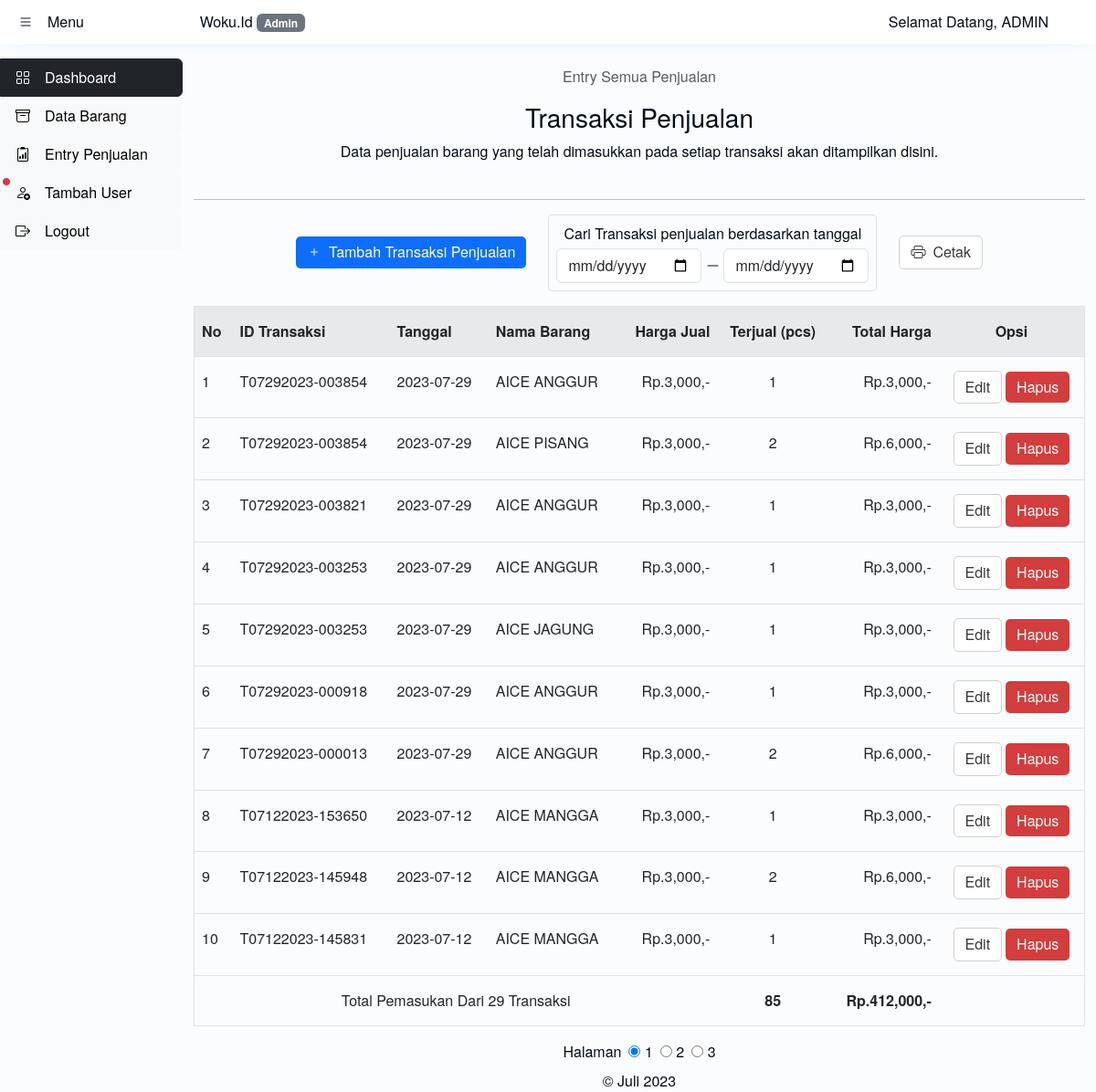
The app's page /barang_laku.php (signed in) with its own data.
### tables this page shows
CREATE TABLE `barang_laku` (
  `id_transaksi` varchar(20) NOT NULL,
  `tanggal` date NOT NULL,
  `nama` text NOT NULL,
  `jumlah` int(11) NOT NULL,
  `harga` int(11) NOT NULL,
  `total_harga` int(20) NOT NULL,
  `laba` int(11) NOT NULL,
  `id` int(11) NOT NULL
);

### barang_laku.php (the view, shortened to what this page needs)
<?php
include 'header.php';
$koneksi = mysqli_connect('localhost','root','','projectweb');
?>
<div class="data-barang">
	<main>
		<section>
			<div class="text-center py-4">
				<nav class="d-flex justify-content-center" style="--bs-breadcrumb-divider: '>';" aria-label="breadcrumb">
					<ol class="breadcrumb">
						<li class="breadcrumb-item active" aria-current="page">Entry Semua Penjualan</li>
					</ol>
				</nav>
				<h3>Transaksi Penjualan</h3>
				<div>Data penjualan barang yang telah dimasukkan pada setiap transaksi akan ditampilkan disini.</div>
			</div>
		</section>
		<hr>
		<section class="my-3">
			<div class="d-flex gap-2 gap-md-4 justify-content-center align-items-center">
				<div class="">
					<button id="btnDesktop" data-bs-toggle="modal" data-bs-target="#myModal" class="d-none d-md-inline-flex buttonku-1-primary align-items-center gap-2"><i class="bi-plus"></i> Tambah Transaksi Penjualan</button>
				</div>
				<div class="d-flex flex-column align-items-center justify-content-center gap-1 border border-1 p-2 rounded-1">
					<div>Cari Transaksi penjualan berdasarkan tanggal</div>
					<div class="d-flex align-items-center justify-content-center gap-1">
						<form action="" method="get">
							<input type="date" id="dateStart" name="dateStart" class="form-control" onchange="this.form.submit(), localStorage.setItem('dateStart', document.getElementById('dateStart').value)">
						</form>
						<i class="bi bi-dash-lg"></i>
						<form action="" method="get">
							<input type="date" id="dateEnd" name="dateEnd" class="form-control" onchange="this.form.submit(),localStorage.setItem('dateEnd', document.getElementById('dateEnd').value)">
						</form>
					</div>
				</div>
				<div>
					<button id="btnDesktop" class="d-none d-md-inline-flex buttonku-1 gap-2" onclick="window.open('cetak_barang_laku.php','_blank')"><i class="bi-printer"></i> Cetak</button>
				</div>
			</div>
		</section>
		<section>
			<div class="s3" style="overflow: auto;">
				<?php
					$per_hal = 10;
					$jumlah_record = mysqli_query($koneksi, "SELECT COUNT(*) as jum from barang_laku");
					$jum = mysqli_fetch_assoc($jumlah_record);
					$halaman = ceil($jum['jum'] / $per_hal);
					$page = (isset($_GET['page'])) ? (int)$_GET['page'] : 1;
					$start = ($page - 1) * $per_hal;
				?>
				<table class="table border border-1">
					<tr style="background: var(--bs-table-hover-bg);">
						<th>No</th>
						<th>ID Transaksi</th>
						<th>Tanggal</th>
						<th>Nama Barang</th>
						<th class="text-end">Harga Jual</th>
						<th class="text-center">Terjual (pcs)</th>
						<th class="text-end">Total Harga</th>
						<th class="text-center">Opsi</th>
					</tr>
					<?php
					if($_SESSION["dateStart"] && $_SESSION["dateEnd"]){
						$dateStart = $_SESSION["dateStart"];
						$dateEnd = $_SESSION["dateEnd"];
						$brg=mysqli_query($koneksi, "SELECT * from barang_laku where tanggal between '$dateStart' and '$dateEnd' order by id desc limit $start, $per_hal");
						$jumlah_record = mysqli_query($koneksi, "SELECT COUNT(*) as jum from barang_laku where tanggal between '$dateStart' and '$dateEnd'");
						$jum = mysqli_fetch_assoc($jumlah_record);
						$_SESSION['jum'] = $jum['jum'];
						$halaman = ceil($jum['jum'] / $per_hal);
					}
					else{
						$brg=mysqli_query($koneksi, "select * from barang_laku order by id desc limit $start, $per_hal");
					}
					if ($page == 1) {
						$no = $page;
					}
					else{
						$no = $start + 1;
					}
					while($b=mysqli_fetch_array($brg)){
					?>
					<tr>
						<td><?php echo $no++ ?></td>
						<td><?php echo $b['id_transaksi'] ?></td>
						<td><?php echo $b['tanggal'] ?></td>
						<td><?php echo $b['nama'] ?></td>
						<td class="text-end">Rp.<?php echo number_format($b['harga']) ?>,-</td>
						<td class="text-center"><?php echo $b['jumlah'] ?></td>
						<td class="text-end">Rp.<?php echo number_format($b['total_harga']) ?>,-</td>
						<td id="rowResponsive">
							<div class="d-flex gap-1 justify-content-center align-items-center">
								<a id="btnDesktop" href="edit_laku.php?id=<?php echo $b['id']; ?>" class="d-none d-lg-inline-flex buttonku-1">Edit</a>
								<a id="btnDesktop" onclick="if(confirm('Apakah anda yakin ingin menghapus data ini ??')){ location.href='hapus_laku.php?id=<?php echo $b['id']; ?>&jumlah=<?php echo $b['jumlah'] ?>&nama=<?php echo $b['nama']; ?>' }" class="d-none d-lg-inline-flex buttonku-1-danger">Hapus</a>
							</div>
						</td>
					</tr>
					<?php
					}
					?>
					<tr>
						<td colspan="5" class="text-center">Total Pemasukan Dari <?php echo $jum['jum']; ?> Transaksi</td>
							<?php
							if($_SESSION['dateStart'] && $_SESSION['dateEnd']){
								$tanggalStart = $_SESSION['dateStart'];
								$tanggalEnd = $_SESSION['dateEnd'];
								$x=mysqli_query($koneksi, "select sum(jumlah) as jmlhLaku from barang_laku where tanggal between '$tanggalStart' and '$tanggalEnd'");
								$xx=mysqli_fetch_array($x);
								$y=mysqli_query($koneksi, "select sum(total_harga) as total from barang_laku where tanggal between '$tanggalStart' and '$tanggalEnd'");
								$yy=mysqli_fetch_array($y);
								echo "
								<td class='text-center'><b>". number_format($xx['jmlhLaku'])."</b></td>
								<td class='text-end'><b> Rp.". number_format($yy['total']).",-</b></td>
								";
							}
							else{
								$x=mysqli_query($koneksi, "select sum(jumlah) as jmlhLaku from barang_laku");
								$xx=mysqli_fetch_array($x);
								$y=mysqli_query($koneksi, "select sum(total_harga) as total from barang_laku");
								$yy=mysqli_fetch_array($y);
								echo "
								<td class='text-center'><b>". number_format($xx['jmlhLaku'])."</b></td>
								<td class='text-end'><b> Rp.". number_format($yy['total']).",-</b></td>
								";
							}
							?>
						<td></td>
					</tr>
				</table>
				<form action="" method="get" class="d-flex gap-2 justify-content-center pb-2">
					<span>Halaman</span>
					<?php
					foreach( range(1,$halaman) as $item){
						if ($item == $page){
							echo
							'<div>
								<input onclick="this.form.submit()" type="radio" name="page" value="'.$item.'" checked>
								<label for="'.$item.'">'.$item.'</label>
							</div>
							';
						}
						else{
							echo
							'<div>
								<input onclick="this.form.submit()" type="radio" name="page" value="'.$item.'">
								<label for="'.$item.'">'.$item.'</label>
							</div>
							';
						}
					}
					?>
				</form>
			</div>
		</section>
	</main>
</div>
	<?php include 'footer.php'; ?>

### assets/base.css (style rules this page uses)
:root { --color1: #2385ec; --color1-dark1: #1c6abc; --color1-dark2: #165496; --color1-dark3: #0d3560; --color1-dark4: #0a2a4c; --color1-dark5: #030c16; --color1-light1: #3991ed; --color1-light2: #4c9cee; --color1-light3: #81b9f3; --color1-light4: #b3d5f7; --color1-light5: #fafcfe; --color-grey1: #ececec; --color-grey2: #d0d0d0; --color-grey3: #a6a6a6; }
:root { --color-bg: var(--color1-light5); }
body { margin: 0; font-family: "Helvetica Neue", Helvetica, Arial, sans-serif; background: var(--color-bg); color: #030c16; }

### assets/style.css (style rules this page uses)
.buttonku-1, .buttonku-1-danger, .buttonku-1-primary { text-decoration: none; border-radius: 5px; border: none; transition: all .25s ease; cursor: pointer; padding: 6px 12px; font-size: 16px; font-weight: normal; line-height: 1.42857143; display: flex; justify-content: center; align-items: center; }
.buttonku-1 { background: white; color: #383838; border: 1px solid var(--color-grey2); }
.buttonku-1-danger { background: #d23d3d; color: white; }
.buttonku-1-primary { background: var(--bs-primary); color: white; }

### assets/repair.css (style rules this page uses)
.table > thead > tr > th, .table > tbody > tr > th, .table > tfoot > tr > th, .table > thead > tr > td, .table > tbody > tr > td, .table > tfoot > tr > td { padding: 15px 8px; }

### records on screen
barang_laku: id_transaksi "T07292023-003854", tanggal "2023-07-29", nama "AICE ANGGUR", harga "3,000", jumlah "1", total_harga "3,000"
barang_laku: id_transaksi "T07292023-003854", tanggal "2023-07-29", nama "AICE PISANG", harga "3,000", jumlah "2", total_harga "6,000"
barang_laku: id_transaksi "T07292023-003821", tanggal "2023-07-29", nama "AICE ANGGUR", harga "3,000", jumlah "1", total_harga "3,000"
barang_laku: id_transaksi "T07292023-003253", tanggal "2023-07-29", nama "AICE ANGGUR", harga "3,000", jumlah "1", total_harga "3,000"
barang_laku: id_transaksi "T07292023-003253", tanggal "2023-07-29", nama "AICE JAGUNG", harga "3,000", jumlah "1", total_harga "3,000"
barang_laku: id_transaksi "T07292023-000918", tanggal "2023-07-29", nama "AICE ANGGUR", harga "3,000", jumlah "1", total_harga "3,000"
barang_laku: id_transaksi "T07292023-000013", tanggal "2023-07-29", nama "AICE ANGGUR", harga "3,000", jumlah "2", total_harga "6,000"
barang_laku: id_transaksi "T07122023-153650", tanggal "2023-07-12", nama "AICE MANGGA", harga "3,000", jumlah "1", total_harga "3,000"
barang_laku: id_transaksi "T07122023-145948", tanggal "2023-07-12", nama "AICE MANGGA", harga "3,000", jumlah "2", total_harga "6,000"
barang_laku: id_transaksi "T07122023-145831", tanggal "2023-07-12", nama "AICE MANGGA", harga "3,000", jumlah "1", total_harga "3,000"

### other values on screen
$_SESSION['uname'] "ADMIN"
$jum['jum'] "29"
$xx['jmlhLaku'] "85"
$yy['total'] "412,000"
$item "1"
$item "2"
$item "3"
